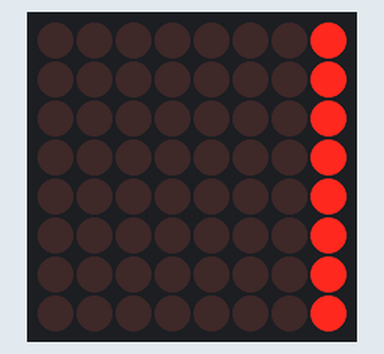
A sketch run on a simulated Arduino Uno, built with avr-gcc and run on an emulated ATmega328P. On the bench: 8×8 LED matrix.

Above: at 0.1 s.
At 4.1 s:
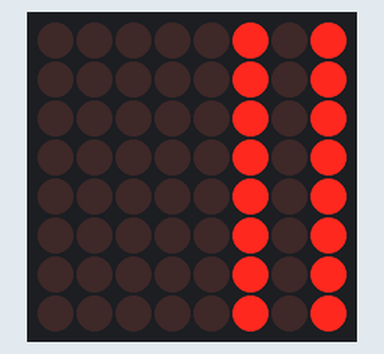
At 9.1 s:
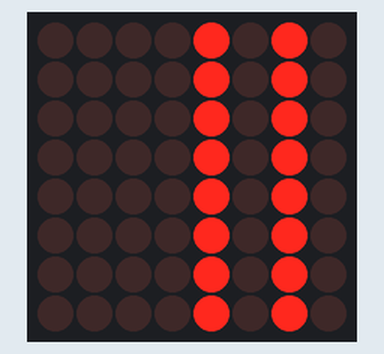
At 19.1 s:
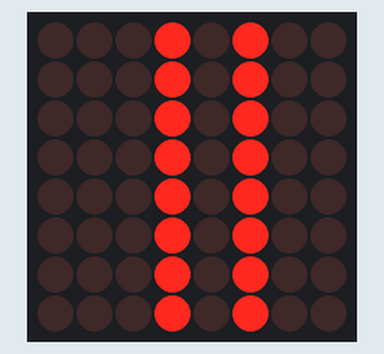
At 28.1 s:
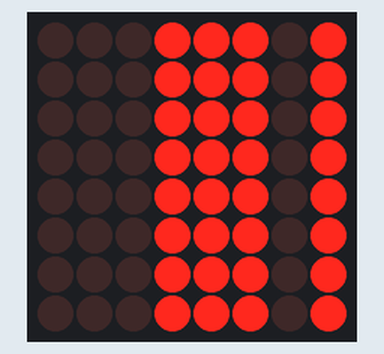
At 38.1 s:
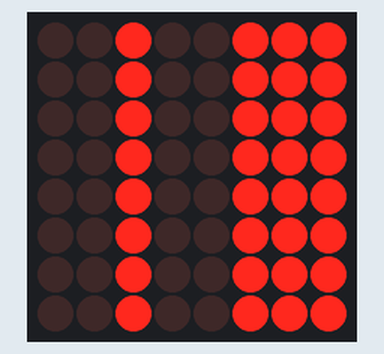

Measured:
- what the display in image 1 shows lasts 1.0 s, from 4.0 s to 5.0 s

The sketch:

Led_Matrix_8x8_Byte_Run.ino
```cpp
#include <LedControl.h>
#include "binary.h"

LedControl lc = LedControl(12,11,10,1);

byte b = B00000000;

void setup() {
  lc.shutdown(0,false);
  lc.setIntensity(0,1);
  lc.clearDisplay(0);
}

void loop() {
    b += 1;
    lc.setRow(0,0,b);
    lc.setRow(0,1,b);
    lc.setRow(0,2,b);
    lc.setRow(0,3,b);
    lc.setRow(0,4,b);
    lc.setRow(0,5,b);
    lc.setRow(0,6,b);
    lc.setRow(0,7,b);
    delay(1000);
}
```
